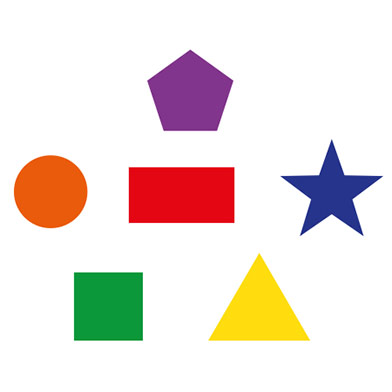
#> input picture shapes.jpg, 392 x 392 px
$ python measurements.py
#> lines starting #> are read from the running program, lines starting #| are printed output that depends on the picture; after the words box and inside, x2 and y2 are one past the last pixel; in counts of white or black regions, pixels touching at a corner belong together
import cv2
import imutils
from imutils import perspective as persp
import scipy.spatial.distance as dist
import matplotlib.pyplot as plt
import numpy as np
import os


img = cv2.imread('shapes.jpg')
#> img is the input picture: shape (392, 392, 3); mean B, G, R 219.9, 225.8, 236.9

rgb_img = cv2.cvtColor(img,cv2.COLOR_BGR2RGB)

gray_img = cv2.cvtColor(img,cv2.COLOR_BGR2GRAY)
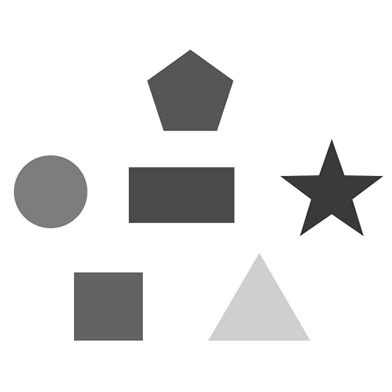
#> gray_img: shape (392, 392); min 25, max 255, mean 228.4

ret, thresh_img = cv2.threshold(gray_img,220,255,cv2.THRESH_BINARY)
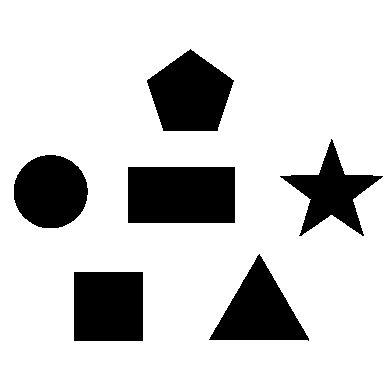
#> thresh_img: shape (392, 392); 81.9% white; 6 black regions


# Empty black image

black_img = np.zeros(img.shape)


# find the contours

conts,_ = cv2.findContours(thresh_img,cv2.RETR_TREE,cv2.CHAIN_APPROX_SIMPLE)
#> conts = 7 contours; box (x1, y1, x2, y2) and area: (0, 0, 392, 392) 152881, (127, 166, 236, 224) 6154, (146, 48, 235, 132) 5044, (73, 271, 144, 342) 4898, (208, 253, 310, 342) 4494, (13, 154, 89, 229) 4372, (279, 138, 384, 237) 3751

# def midPoint(ptA,ptB):
# 	return (int((ptA[0]+ptB[0])/2),int((ptA[1]+ptB[1])/2)

for c in conts[1:]:
	box = cv2.minAreaRect(c)
	box = cv2.boxPoints(box)
	box = np.array(box,dtype='int')

	cv2.drawContours(black_img,[c],-1,(0,10,0),2)
	cv2.drawContours(black_img,[box],-1,(255,255,255),1)

	for (x,y) in box:
		cv2.circle(black_img,(x,y),2,(0,0,255),2)
		(tl,tr,br,bl) = box


		(tlX,trX) = ((tl[0]+tr[0])/2,(tl[1]+tr[1])/2)
		(brX,blX) = ((br[0]+bl[0])/2,(br[1]+bl[1])/2)

		# Draw the mid points
		cv2.circle(black_img,(int(tlX),int(trX)),1,(255,0,0),3)
		cv2.circle(black_img,(int(brX),int(blX)),1,(255,0,0),3)
		cv2.line(black_img,(int(tlX),int(trX)),(int(brX),int(blX)),(100,100,100),1)

		# claculate the distance based on the mid points.
		dA = dist.euclidean((tlX,trX),(brX,blX))
		# print the size in PX on each contour rectangle
		cv2.putText(black_img,str(dA)+' px',(int(tlX)-10,int(trX)-10),cv2.FONT_HERSHEY_SIMPLEX,0.4,(255,255,255),1)


		(tlX,trX) = ((tl[0]+bl[0])/2,(tl[1]+bl[1])/2)
		(brX,blX) = ((tr[0]+br[0])/2,(tr[1]+br[1])/2)

		# Draw the mid points
		cv2.circle(black_img,(int(tlX),int(trX)),1,(255,0,0),3)
		cv2.circle(black_img,(int(brX),int(blX)),1,(255,0,0),3)
		cv2.line(black_img,(int(tlX),int(trX)),(int(brX),int(blX)),(100,100,100),1)

		# claculate the distance based on the mid points.
		dB = dist.euclidean((tlX,trX),(brX,blX))

		# print the size in PX on each contour rectangle
		cv2.putText(black_img,str(dB)+' px',(int(tlX)+10,int(trX)+10),cv2.FONT_HERSHEY_SIMPLEX,0.4,(255,255,255),1)
#> this loop made 6 passes
#> box on passes 1 to 6: [[143, 341], [73, 341], [73, 271], [143, 271]], [[308, 341], [207, 339], [208, 252], [309, 253]], [[235, 222], [127, 222], [127, 165], [235, 165]], [[88, 228], [13, 228], [13, 154], [88, 154]], [[320, 266], [263, 187], [347, 126], [404, 205]], [[198, 156], [127, 105], [176, 37], [247, 89]]
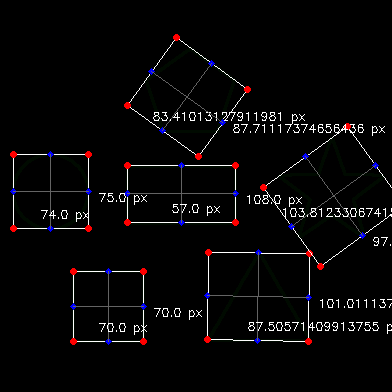
#> black_img: shape (392, 392, 3) float64; mean of channels 0, 1, 2 7.4, 6.9, 8; drawn as B, G, R


cv2.imshow('Original Image ',img)
# cv2.imshow('gray_img', gray_img)
# cv2.imshow('thresh', thresh_img)
cv2.imshow('Output Image ',black_img)
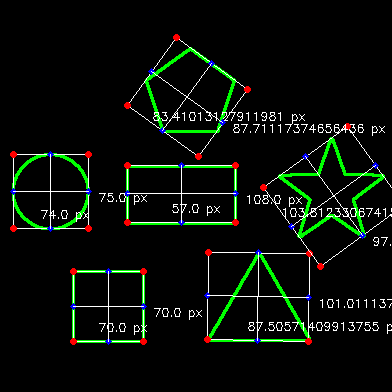
#> window 'Output Image ': shape (392, 392, 3); mean B, G, R 8.4, 15.1, 8.9
cv2.waitKey(0)
